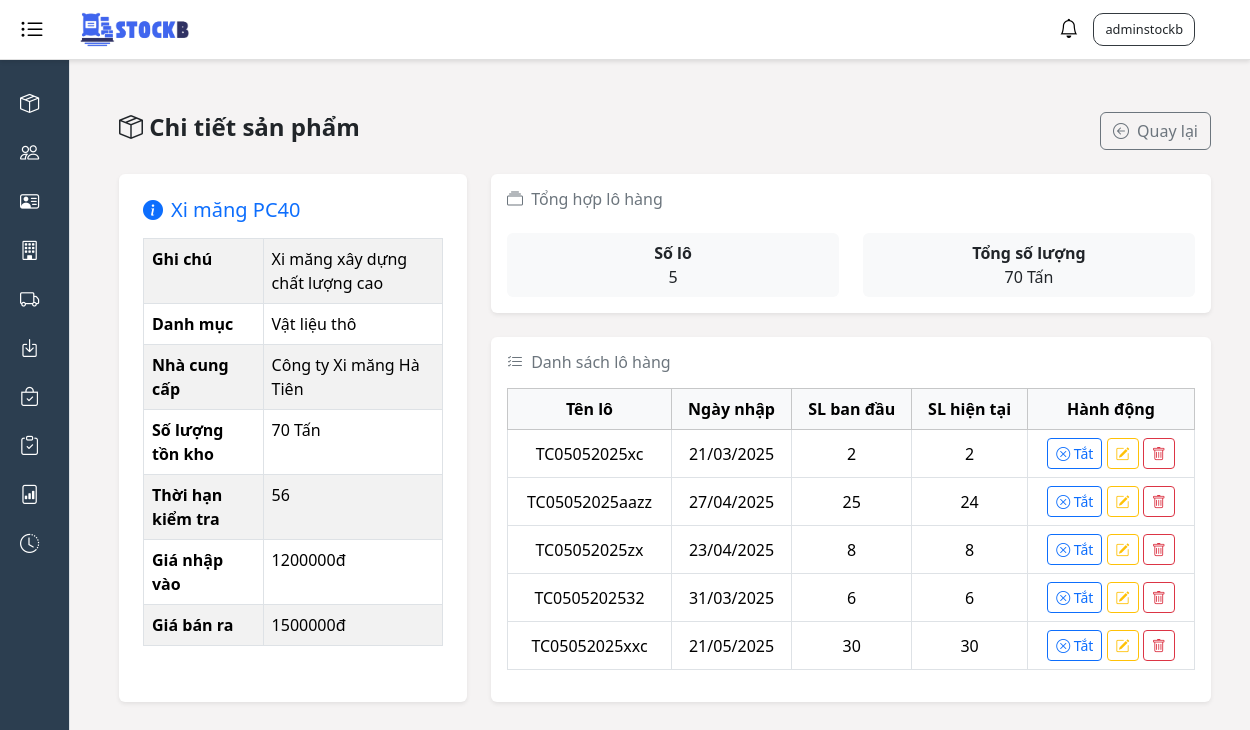
Page /product/1/ (signed in) on the earlier database version.
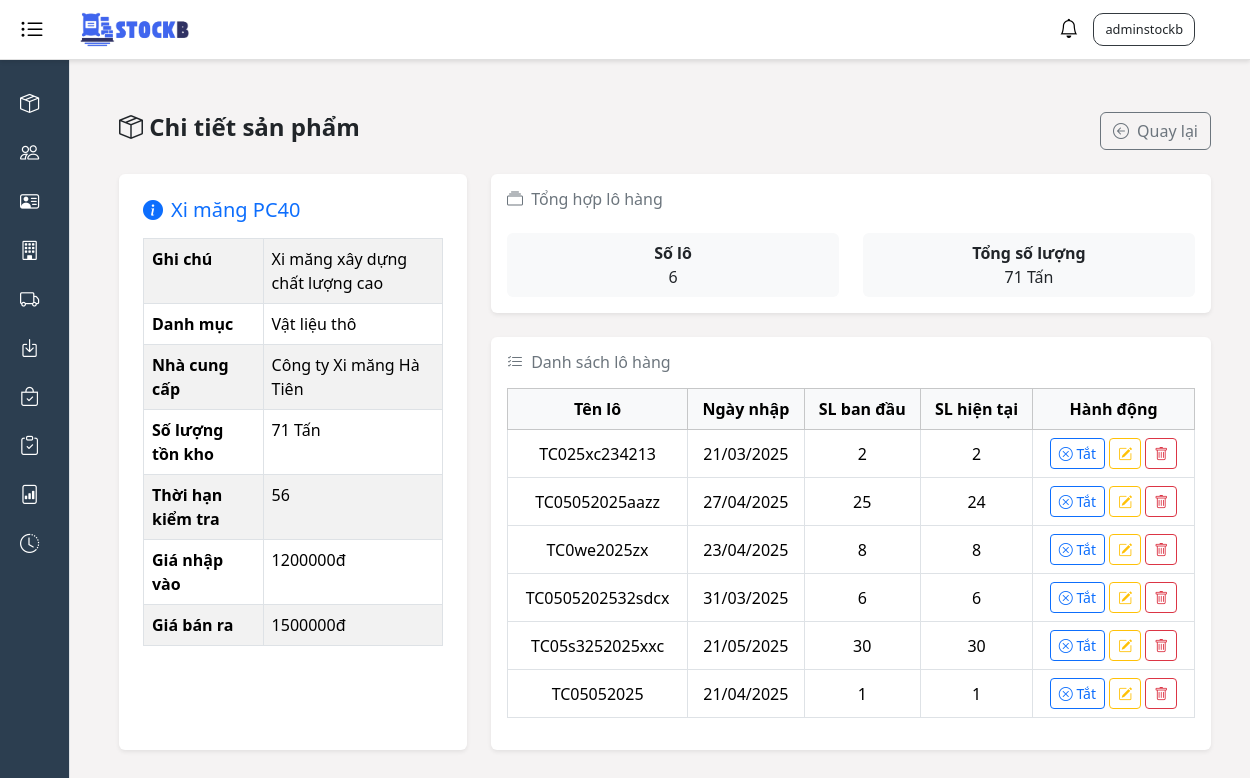
Same page on the later database version.
### stockb/models.py (models this page shows, shortened)
class ProductDetail(models.Model):
    STATUS_CHOICES = [
        ('ACTIVE', 'Kích hoạt'),
        ('UNACTIVE', 'Tắt kích hoạt'),
    ]
    product = models.ForeignKey(Product, on_delete=models.CASCADE, related_name='product_details')
    product_batch = models.CharField(max_length=100)
    initial_quantity = models.IntegerField()
    remaining_quantity = models.IntegerField()
    import_date = models.DateTimeField()
    status = models.CharField(
        max_length=20,
        choices=STATUS_CHOICES,
        default='ACTIVE'
    )
    expiry_date = models.DateTimeField(blank=True, null=True)
    created_at = models.DateTimeField(auto_now_add=True)
    updated_at = models.DateTimeField(auto_now=True)
    checked_at = models.DateTimeField(blank=True, null=True)
    class Meta:
        unique_together = ('product', 'product_batch')

### stockb/views/product_views.py (the view)
# urls.py: path('product/<int:pk>/', product_views.product_detail, name='product_detail'),
@login_required
def product_detail(request, pk):
    product = get_object_or_404(Product, pk=pk)
    product_details = ProductDetail.objects.filter(product=product).select_related('product__category', 'product__unit').order_by('status')
    total_remaining_quantity = ProductDetail.objects.filter(
        product=product, status='ACTIVE'
    ).aggregate(total=Sum('remaining_quantity'))['total'] or 0
    context = {
        "title": f"Chi tiết sản phẩm - {product.product_name}",
        "product": product,
        "product_details": product_details,
        "total_remaining_quantity": total_remaining_quantity,
    }
    return render(request, 'product/product_detail.html', context)

### stockb/context_processors.py (called while the page is built)
def notifications(request):
    return {
        'notifications': Notification.objects.all()[:50]
    }

### stockb/templates/product/product_detail.html (shortened to what the changed rows need)
{% extends 'base.html' %}
{% block content %}
<div class="container py-4">
  <div class="row g-4">
    <div class="col-md-4">
      <div class="card border-0 shadow-sm p-4 h-100">
          <table class="table table-bordered table-striped">
            <tbody>
              <tr>
                <th style="width: 40%">Ghi chú</th>
              </tr>
              <tr>
                <th>Danh mục</th>
              </tr>
              <tr>
                <th>Nhà cung cấp</th>
              </tr>
              <tr>
                <th>Số lượng tồn kho</th>
                <td>{{ total_remaining_quantity }} {{ product.unit.unit_name }}</td>
              </tr>
              <tr>
                <th>Thời hạn kiểm tra</th>
              </tr>
              <tr>
                <th>Giá nhập vào</th>
              </tr>
              <tr>
                <th>Giá bán ra</th>
              </tr>
            </tbody>
          </table>
      </div>
    </div>
    <div class="col-md-8">
      <div class="card border-0 shadow-sm mb-4 p-3">
        <div class="row mt-3">
          <div class="col-6">
            <div class="bg-light rounded p-2 text-center">
              <div class="fw-bold text-dark">Số lô</div>
              <div>{{ product_details.count }}</div>
            </div>
          </div>
          <div class="col-6">
            <div class="bg-light rounded p-2 text-center">
              <div class="fw-bold text-dark">Tổng số lượng</div>
              <div>{{ total_remaining_quantity }} {{ product.unit.unit_name }}</div>
            </div>
          </div>
        </div>
      </div>
      <div class="card border-0 shadow-sm p-3">
        <div class="table-responsive">
          <table class="table table-hover table-bordered align-middle">
            <thead class="table-light">
              <tr class="text-center">
                <th>Tên lô</th>
                <th>Ngày nhập</th>
                <th>SL ban đầu</th>
                <th>SL hiện tại</th>
                <th>Hành động</th>
              </tr>
            </thead>
            <tbody>
              {% for detail in product_details %}
              <tr class="text-center">
                <td>{{ detail.product_batch }}</td>
                <td>{{ detail.import_date|date:"d/m/Y" }}</td>
                <td>{{ detail.initial_quantity }}</td>
                <td>{{ detail.remaining_quantity }}</td>
                <td>
                  <form action="{% url 'toggle_product_detail_status' detail.pk %}" method="POST" class="d-inline">
                    <button type="submit" class="btn btn-sm {% if detail.status == 'ACTIVE' %}btn-outline-primary{% else %}btn-outline-success{% endif %}">
                      {% if detail.status == 'ACTIVE' %}<i class="bi bi-x-circle"></i> Tắt{% else %}<i class="bi bi-check-circle"></i> Kích hoạt{% endif %}
                    </button>
                  </form>
                  <form action="{% url 'edit_product_detail' detail.pk %}" method="POST" class="d-inline edit-form">
                    <button type="submit" class="btn btn-sm btn-outline-warning"><i class="bi bi-pencil-square"></i></button>
                  </form>
                  <form action="{% url 'delete_product_detail' detail.pk %}" method="POST" class="d-inline">
                    <button type="submit" class="btn btn-sm btn-outline-danger"><i class="bi bi-trash"></i></button>
                  </form>
                </td>
              </tr>
              {% empty %}
              <tr>
                <td colspan="5" class="text-center text-muted">Không có lô hàng nào.</td>
              </tr>
              {% endfor %}
            </tbody>
          </table>
        </div>
      </div>
    </div>
  </div>
</div>
{% endblock %}

Differences in the rows shown:
changed ProductDetail (number 1 of 6 on the later page): product_batch "TC05052025xc" → "TC025xc234213"
changed ProductDetail (number 3 of 6 on the later page): product_batch "TC05052025zx" → "TC0we2025zx"
changed ProductDetail: product_batch "TC0505202532" → "TC0505202532sdcx"
changed ProductDetail: product_batch "TC05052025xxc" → "TC05s3252025xxc"
added ProductDetail: product_batch "TC05052025", import_date "21/04/2025", initial_quantity "1", remaining_quantity "1", status "ACTIVE" (drawn)
Other differences:
{{ total_remaining_quantity }}: "70" → "71"
{{ product_details.count }}: "5" → "6"
